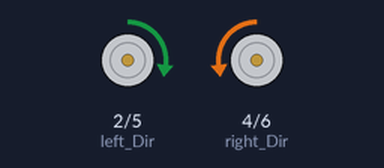
Bench run of a sketch on a simulated Arduino Uno, built with avr-gcc and run on an emulated ATmega328P. Shown: direction and speed pins drawn as motors (green arrow = direction pin HIGH = forward, orange = LOW = backward, longer = more drive).

Above: at 1.0 s.
At 3.0 s:
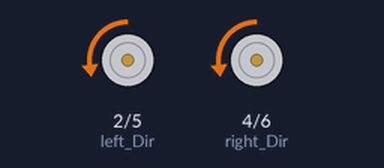
At 5.0 s:
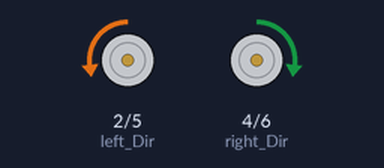
At 9.0 s:
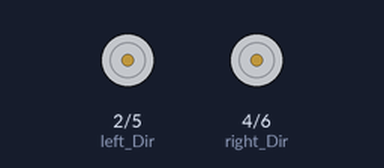
Timing chart, 0 to 13.0 s (numbered marks = the images above):
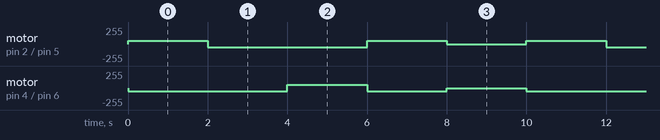

The sketch:

MotorSpeed_and_DirectionControl.ino
```cpp
// Testing script to make sure  the motots work

const int left_Dir = 2; // controls direction of left motor connected on A1
const int left_speed = 5; // controls speed of left motor
const int right_Dir = 4; // controls direction of right motor connected on B1
const int right_speed = 6; // controls speed of right motor


void setup(){
  pinMode(left_Dir, OUTPUT);//Direction motor A1 (Left side)
  pinMode(left_speed, OUTPUT); // Speed of motor A1 (Left side)
  pinMode(right_Dir, OUTPUT); //Direction motor B1 (Right side)
  pinMode(right_speed, OUTPUT); // Speed of motor B1 (Right side)
}

void loop(){
// Forwrd
  digitalWrite(left_Dir,HIGH); //D2 digital I/O port controls the direction of the motor in A1
  analogWrite(left_speed,50); // D5 digital I/O port outputs PWM signal to control the speed of the motor in A1
  digitalWrite(right_Dir,LOW);// D4 digital I/O port controls the direction of the motor in B1
  analogWrite(right_speed,50); // D6 digital I/O port outputs PWM signal to control the speed of the motor in B1
  delay(2000); // delay in seconds in this case 2sec

  // backward
  digitalWrite(left_Dir,LOW);
  digitalWrite(right_Dir,LOW);
  delay(2000);

// turn left
  digitalWrite(left_Dir,LOW);
  digitalWrite(right_Dir,HIGH);
  delay(2000);

  // turn right
  digitalWrite(left_Dir,HIGH);
  digitalWrite(right_Dir,LOW);
  delay(2000);

// stop
  analogWrite(left_speed,0);
  analogWrite(right_speed,0);
  delay(2000);

}
```

Measured:
- by itself, motor on pin 2 (left_Dir) / pin 5 (left_speed): repeats every 10.0 s: backward 50/255 4.0 s, forward 50/255 2.0 s, stopped 2.0 s, forward 50/255 2.0 s
- by itself, motor on pin 4 (right_Dir) / pin 6 (right_speed): repeats every 10.0 s: forward 50/255 2.0 s, backward 50/255 2.0 s, stopped 2.0 s, backward 50/255 4.0 s
